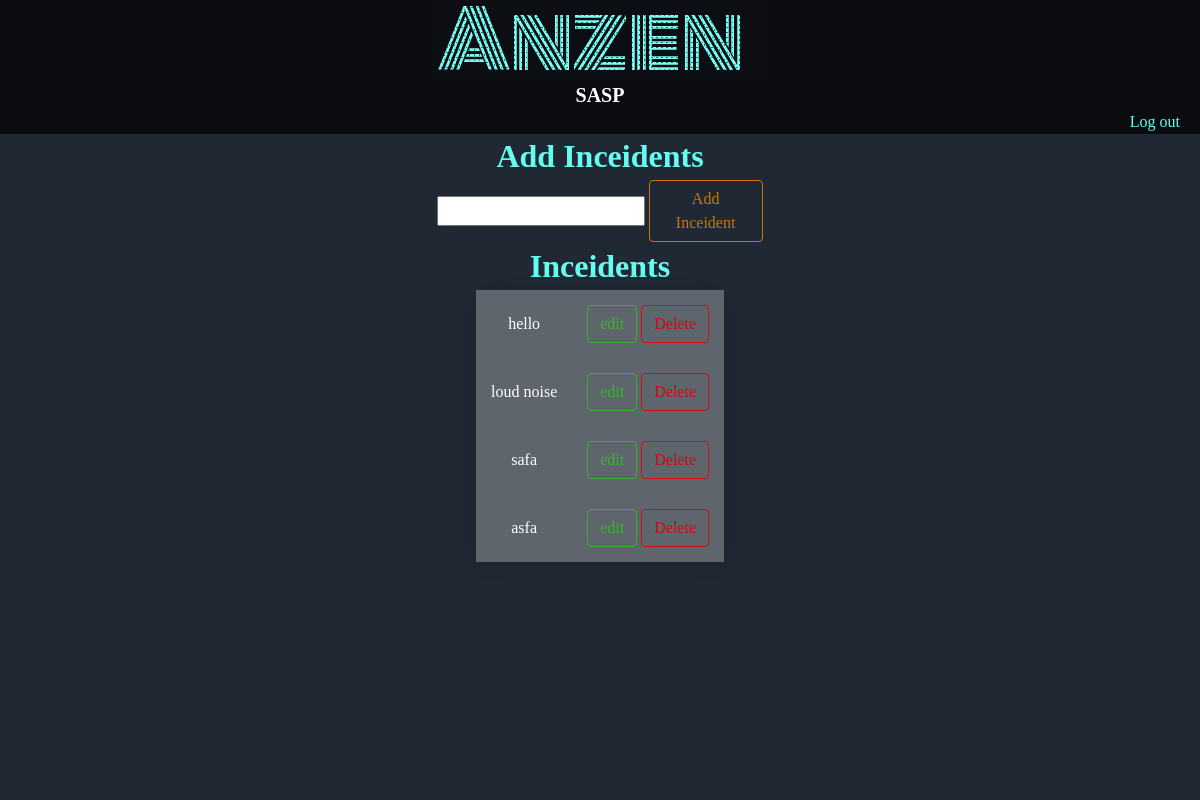
The page /incidentEntry/ (signed in) on the database its author committed.
### accounts/models.py (models this page shows)
class inceident (models.Model):
    inceidentName = models.CharField(max_length=150,null=True)
    def __str__(self):
        return self.inceidentName

### accounts/views.py (the view, shortened to what this page needs)
# urls.py: path('incidentEntry/',views.incidentEntry,name='incidentEntry'),
@login_required(login_url='login')
def incidentEntry(request):
    inceidents = models.inceident.objects.all()
    return render(request,'accounts/reports/inceidentsEntry.html',{'inceidents':inceidents})

### accounts/templates/accounts/reports/inceidentsEntry.html (shortened to what this page needs)
{% extends 'accounts/index.html' %}
{% block content %}
<div class="inceidentFormsBody">
    <div class="inceidentAddDisplay">
        <H1 style="color:#66fcf1 ;">
            Add Inceidents
        </H1>
        <div class="inceidentAddForm">
            <form class="inceidentsAddForm" action="" method="POST">
                <input type="text" name="newInceident" required>
                <button type="submit" class="newInceidentButton">Add Inceident</button>
            </form>
        </div>
    </div>
    <div class="inceidentsDisplay">
        <H1 style="color:#66fcf1 ;">
            Inceidents
        </H1>
        <form class="inceidentsDisplayForm" action="" method="POST">
            <table >
                {% for inceident in inceidents %}
                <tr>
                    <td > {{ inceident }}</td>
                    <td>
                        <p onclick="editInceident()" class="editButton">edit</p>
                        <button type="submit" class="deleteButton" value="delete" name="1{{inceident.id}}">Delete</button>
                    </td>
                </tr>
                {% endfor %}
            </table>
        </form>
    </div>
</div>
{% endblock content %}

### accounts/static/accounts.css (style rules this page uses)
*, *::before, *::after { box-sizing: border-box; }
body, h1, h2, h3, h4, p, figure, blockquote, dl, dd { margin: 0; }
body { min-height: 100vh; text-rendering: optimizeSpeed; line-height: 1.5; }
input, button, textarea, select { font: inherit; }
body { display: flex; display: flex; flex-flow:column; height: 100%; }
.editButton { cursor: pointer; outline: 0; display: inline-block; font-weight: 400; line-height: 1.5; text-align: center; background-color: transparent; border: 1px solid transparent; padding: 6px 12px; font-size: 1rem; border-radius: .25rem; transition: color .15s ease-in-out,background-color .15s ease-in-out,border-color .15s ease-in-out,box-shadow .15s ease-in-out; color: #24e00b9d; border-color: #24e00b9d; }
.deleteButton { cursor: pointer; outline: 0; display: inline-block; font-weight: 400; line-height: 1.5; text-align: center; background-color: transparent; border: 1px solid transparent; padding: 6px 12px; font-size: 1rem; border-radius: .25rem; transition: color .15s ease-in-out,background-color .15s ease-in-out,border-color .15s ease-in-out,box-shadow .15s ease-in-out; color: #d10d0d; border-color: #d10d0d; }
.inceidentFormsBody { height: 100%; width: 100%; display: flex; flex-direction: column; justify-content: space-evenly; align-items: center; margin-top: -20%; }
.inceidentAddDisplay { width: 100%; display: flex; flex-direction: column; justify-content: space-evenly; align-items: center; }
.inceidentsAddForm { width: 100%; display: flex; flex-direction: row; justify-content: space-evenly; align-items: center; }
.newInceidentButton { cursor: pointer; outline: 0; display: inline-block; font-weight: 400; line-height: 1.5; text-align: center; background-color: transparent; border: 1px solid transparent; padding: 6px 12px; font-size: 1rem; border-radius: .25rem; transition: color .15s ease-in-out,background-color .15s ease-in-out,border-color .15s ease-in-out,box-shadow .15s ease-in-out; color: #c97414; border-color: #c97414; margin-left: 1%; }
.inceidentsDisplay { width: 100%; display: flex; flex-direction: column; justify-content: space-evenly; align-items: center; }
.inceidentsDisplayForm { display: flex; flex-direction: column; justify-content: space-evenly; align-items: center; padding-left: 10%; padding-right: 10%; }
.inceidentsDisplayForm table { width: 100%; color: #ffffff; background-color: rgba(255, 255, 255, 0.1); text-align: center; }
table { border-collapse: collapse; overflow: hidden; box-shadow: 0 0 20px rgba(0, 0, 0, 0.1); }
th, td { padding: 15px; background-color: rgba(255, 255, 255, 0.2); color: #fff; }
tbody td { position: relative; }

### rows shown on the page
inceident: inceidentName "hello"
inceident: inceidentName "loud noise"
inceident: inceidentName "safa"
inceident: inceidentName "asfa"
